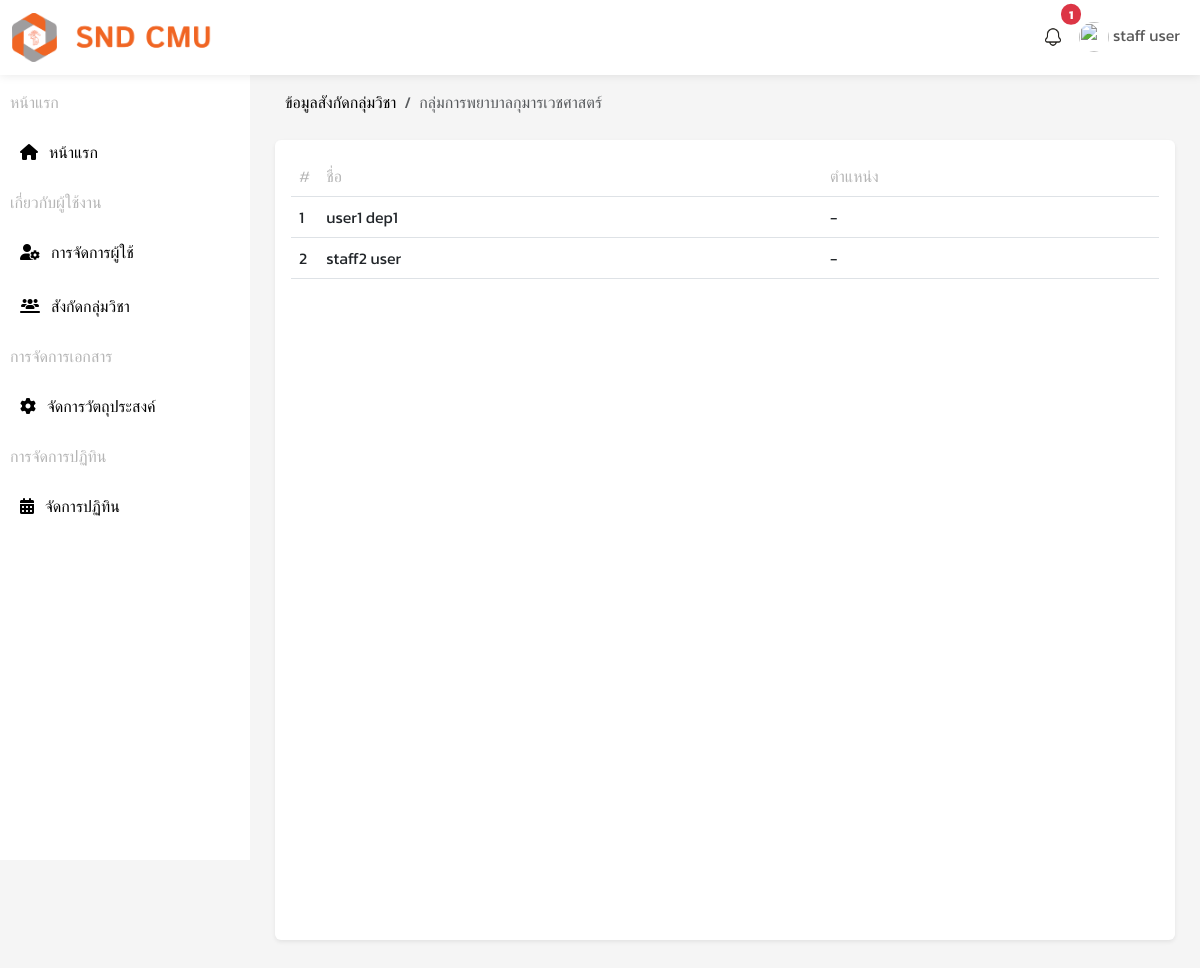
Screenshot of /pages/manage/department_view.php?id=1 (signed in) with the database file from the repository.
### tables this page shows
CREATE TABLE `users` (
  `user_id` int(11) NOT NULL,
  `prefix` varchar(50) NOT NULL,
  `upassword` varchar(255) NOT NULL,
  `firstname` varchar(100) NOT NULL,
  `lastname` varchar(100) NOT NULL,
  `position` varchar(100) NOT NULL,
  `email` varchar(100) NOT NULL,
  `role` enum('staff','lecturer','admin') NOT NULL,
  `status` varchar(1) NOT NULL DEFAULT '1',
  `created_at` timestamp NOT NULL DEFAULT current_timestamp()
);

CREATE TABLE `departments` (
  `department_id` int(11) NOT NULL,
  `department_name` varchar(255) NOT NULL
);

### config/func.php (called while the page is built, shortened)
<?php
function fetch_user($conn, $user_id) {
    $query = "SELECT prefix, firstname, lastname FROM users WHERE user_id = ? LIMIT 1";
    $stmt = $conn->prepare($query);
    $stmt->bind_param("s", $user_id);
    $stmt->execute();
    $result = $stmt->get_result();
    if ($result->num_rows > 0) {
        return $result->fetch_assoc();
    } else {
        return null;
    }
}
function fetch_user_department($conn) {
    $department_id = intval($_GET['id']);
    $sql = "SELECT u.user_id, u.firstname, u.lastname, u.prefix, u.position
            FROM users u
            LEFT JOIN user_department ud ON u.user_id = ud.user_id
            WHERE ud.department_id = ?";
    if ($stmt = $conn->prepare($sql)) {
        $stmt->bind_param("i", $department_id);
        $stmt->execute();
        return $stmt->get_result();
    }
    return false;
}
?>

### pages/manage/department_view.php (the view, shortened to what this page needs)
<?php
include '../../config/func.php';
if (isset($_GET['id'])) {
    $department_id = intval($_GET['id']);
    $sql = "SELECT department_name FROM departments WHERE department_id = ?";
    $stmt = $conn->prepare($sql);
    $stmt->bind_param("i", $department_id);
    $stmt->execute();
    $result = $stmt->get_result();
    if ($result->num_rows > 0) {
        $department = $result->fetch_assoc();
    } else {
        $department = ['department_name' => 'ไม่พบข้อมูล'];
    }
} else {
    $department = ['department_name' => 'ไม่มีข้อมูล'];
}
$user_id = $_SESSION['user_id'];
$data = fetch_user($conn, $user_id);
?>
<!DOCTYPE html>
<html lang="en">
<head>
    <link rel="stylesheet" href="../../assets/css/style.css">
    <link href="https://cdn.jsdelivr.net/npm/bootstrap@5.3.3/dist/css/bootstrap.min.css" rel="stylesheet">
    <link rel="stylesheet" href="https://cdnjs.cloudflare.com/ajax/libs/font-awesome/6.1.1/css/all.min.css">
    <link rel="stylesheet" href="https://cdnjs.cloudflare.com/ajax/libs/twitter-bootstrap/5.3.0/css/bootstrap.min.css">
    <link rel="stylesheet" href="https://cdn.datatables.net/2.2.2/css/dataTables.bootstrap5.css">
</head>
<body style="background-color: #F5F5F5;">
    <nav id="header" class="navbar navbar-expand-lg bg-body fixed-top">
        <div class="container-fluid">
            <a class="navbar-brand" href="admin.php"><img src="../../assets/img/logo-snd.png" alt="" width="200px"></a>
            <div class="collapse navbar-collapse" id="navbarSupportedContent">
                <ul class="navbar-nav ms-auto">
                    <?php include '../../components/notification_component.php'; ?>
                    <li class="nav-item dropdown">
                        <a class="nav-link" href="#" role="button" data-bs-toggle="dropdown" aria-expanded="false">
                            <img src="<?php echo $profile_image; ?>" class="rounded-circle" width="30" height="30">
                            <?php echo isset($data) ? $data['firstname'] . " " . $data['lastname'] : "ไม่พบข้อมูล"; ?>
                        </a>
                    </li>
                </ul>
            </div>
        </div>
    </nav>
    <section id="sidebar">
        <div class="sidebar-dash">
            <div class="list-dash">
            <div class="dash">
                    <div class="title-sidebar">
                        <p>หน้าแรก</p>
                    </div>
                    <ul>
                        <li><a href="../dashboard/admin.php">
                                <div><i class="fa-solid fa-house"></i>&nbsp;&nbsp; หน้าแรก</div>
                            </a></li>
                    </ul>
                    <div class="title-sidebar">
                        <p>เกี่ยวกับผู้ใช้งาน</p>
                    </div>
                    <ul>
                        <li><a href="user.php">
                                <div><i class="fa-solid fa-user-gear"></i>&nbsp;&nbsp; การจัดการผู้ใช้</div>
                            </a></li>
                        <li><a href="department.php">
                                <div><i class="fa-solid fa-users-line"></i>&nbsp;&nbsp; สังกัดกลุ่มวิชา</div>
                            </a></li>
                    </ul>
                    <div class="title-sidebar">
                        <p>การจัดการเอกสาร</p>
                    </div>
                    <ul>
                        <li><a href="purpose.php">
                                <div><i class="fa-solid fa-gear"></i>&nbsp;&nbsp; จัดการวัตถุประสงค์</div>
                            </a></li>
                    </ul>
                    <div class="title-sidebar">
                        <p>การจัดการปฏิทิน</p>
                    </div>
                    <ul>
                        <li><a href="calendar.php">
                                <div><i class="fa-solid fa-calendar-days"></i>&nbsp;&nbsp; จัดการปฏิทิน</div>
                            </a></li>
                    </ul>
                </div>
            </div>
        </div>
    </section>
    <section id="container">
        <div class="content-header">
        <ol class="breadcrumb">
                <li class="breadcrumb-item"><a href="department.php" class='hv' onclick="history.back();">ข้อมูลสังกัดกลุ่มวิชา</a></li>
                <li class="breadcrumb-item active" aria-current="page"><?php echo $department['department_name']; ?></li>
            </ol>
        </div>
        <div class="content shadow-sm p-3 mb-5 rounded">
            <table id="listTable" class="table table-hover mb-3">
                <thead>
                    <tr>
                        <th>#</th>
                        <th style="width: 60%;">ชื่อ</th>
                        <th style="width: 40%;">ตำแหน่ง</th>
                    </tr>
                </thead>
                <tbody>
                    <?php
                    $i = 1;
                    $result = fetch_user_department($conn);
                    if ($result->num_rows > 0) {
                        while ($row = $result->fetch_assoc()) {
                            echo "<tr>";
                            echo "<td>" . $i++ . "</td>";
                            echo "<td>" . $row['firstname'] . " " . $row['lastname'] . "</td>";
                            echo "<td>";
                            if (!empty($row['position'])) {
                                echo  $row['position'];
                            } else {
                                echo "-";
                            }
                            echo "</td>";
                            echo "</tr>";
                        }
                    }
                    ?>
                </tbody>
            </table>
        </div>
    </section>
</body>
</html>

### assets/css/style.css (style rules this page uses)
#sidebar { font-family: "Kanit", sans-serif; font-style: normal; margin-top: 60px; width: 250px; height: 100vh; background-color: #fff; color: #000; padding: 30px 10px 10px 10px; box-sizing: border-box; position: fixed; top: 0; left: 0; overflow-y: auto; font-weight: 300; }
#sidebar ul { list-style: none; padding: 0; }
#sidebar ul li { margin: 10px 0; }
#sidebar a { text-decoration: none; color: #000; display: flex; align-items: center; gap: 10px; padding: 10px; transition: background-color 0.3s; }
.title-sidebar { color: #B5B5B5; font-weight: 400; }
#header { box-shadow: 0 0 10px rgba(0, 0, 0, 0.1); font-family: "Kanit", sans-serif; font-style: normal; }
#container { font-family: "Kanit", sans-serif; font-style: normal; margin-top: 80px; margin-left: 275px; margin-right: 25px; }
.content-header { display: flex; align-items: center; justify-content: space-between; padding: 10px; }
.content { background-color: #fff; border-radius: 7px; padding: 20px; min-height: 100vh; height: auto; }
.content table th { color: #B5B5B5; font-weight: 300; }
::placeholder { font-size: 16px; }
.hv { color: #000; text-decoration: none; }

### rows the page displays
users: firstname "staff", lastname "user"
departments: department_name "กลุ่มการพยาบาลกุมารเวชศาสตร์"
users: firstname "user1", lastname "dep1"
users: firstname "staff2", lastname "user"

### other values shown
$unread_count "1"
